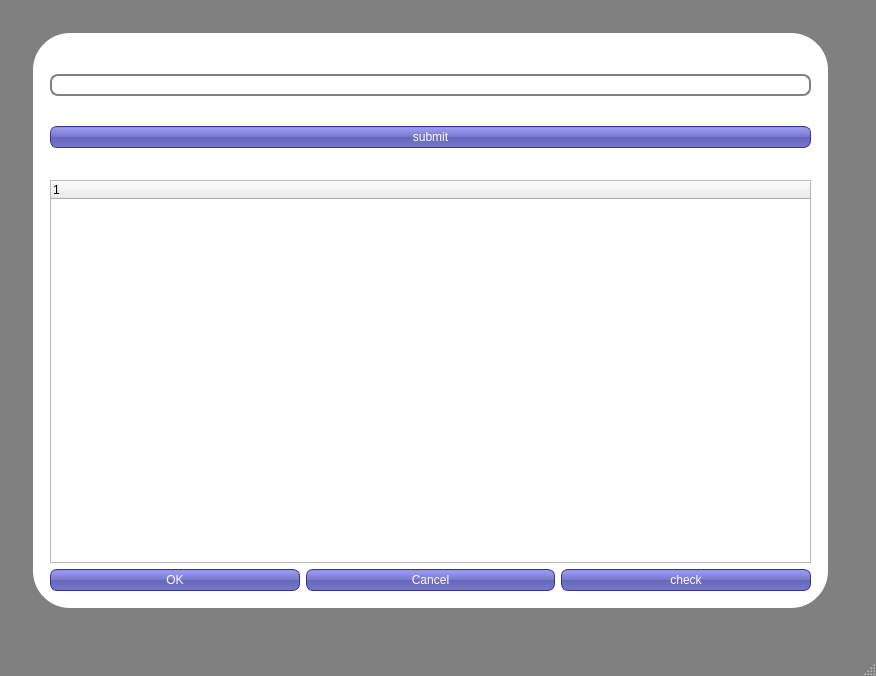
<?xml version="1.0" encoding="UTF-8"?>
<ui version="4.0">
 <class>MyLoginForm</class>
 <widget class="QMainWindow" name="MyLoginForm">
  <property name="geometry">
   <rect>
    <x>0</x>
    <y>0</y>
    <width>876</width>
    <height>676</height>
   </rect>
  </property>
  <property name="windowTitle">
   <string>MainWindow</string>
  </property>
  <property name="styleSheet">
   <string notr="true">#MyLoginForm {
background: gray;
}

#mainframe {
border: 3px solid gray;
border-radius: 40px;
background: white;
}

QLineEdit {
padding: 1px;
border-style: solid;
border: 2px solid gray;
border-radius: 8px;
}

QPushButton
{ 
color: white;
background-color: QLinearGradient( x1: 0, y1: 0, x2: 0, y2: 1, stop: 0 #88d, stop: 0.1 #99e, stop: 0.49 #77c, stop: 0.5 #66b, stop: 1 #77c);
border-width: 1px;
border-color: #339;
border-style: solid;
border-radius: 7;
padding: 3px;
}

QPushButton:pressed
{
background-color: rgb(101, 101, 101);
}

QTableWidget {
padding: 1px;
border-style: solid;
border: 2px solid gray;
border-radius: 8px;
}
</string>
  </property>
  <widget class="QWidget" name="centralwidget">
   <widget class="QFrame" name="mainframe">
    <property name="geometry">
     <rect>
      <x>30</x>
      <y>30</y>
      <width>801</width>
      <height>581</height>
     </rect>
    </property>
    <property name="frameShape">
     <enum>QFrame::StyledPanel</enum>
    </property>
    <property name="frameShadow">
     <enum>QFrame::Raised</enum>
    </property>
    <widget class="QWidget" name="gridLayoutWidget">
     <property name="geometry">
      <rect>
       <x>20</x>
       <y>150</y>
       <width>761</width>
       <height>411</height>
      </rect>
     </property>
     <layout class="QGridLayout" name="gridLayout">
      <item row="1" column="0">
       <widget class="QPushButton" name="okbtn">
        <property name="text">
         <string>OK</string>
        </property>
       </widget>
      </item>
      <item row="1" column="1">
       <widget class="QPushButton" name="cancelbtn">
        <property name="text">
         <string>Cancel</string>
        </property>
       </widget>
      </item>
      <item row="1" column="2">
       <widget class="QPushButton" name="checkbtn">
        <property name="text">
         <string>check</string>
        </property>
       </widget>
      </item>
      <item row="0" column="0" colspan="3">
       <widget class="QTreeWidget" name="dblistview">
        <column>
         <property name="text">
          <string notr="true">1</string>
         </property>
        </column>
       </widget>
      </item>
     </layout>
    </widget>
    <widget class="QWidget" name="verticalLayoutWidget">
     <property name="geometry">
      <rect>
       <x>20</x>
       <y>20</y>
       <width>761</width>
       <height>124</height>
      </rect>
     </property>
     <layout class="QVBoxLayout" name="verticalLayout">
      <item>
       <widget class="QLineEdit" name="textbox1"/>
      </item>
      <item>
       <widget class="QPushButton" name="SubmitBtn">
        <property name="styleSheet">
         <string notr="true"/>
        </property>
        <property name="text">
         <string>submit</string>
        </property>
       </widget>
      </item>
     </layout>
    </widget>
   </widget>
  </widget>
  <widget class="QMenuBar" name="menubar">
   <property name="geometry">
    <rect>
     <x>0</x>
     <y>0</y>
     <width>876</width>
     <height>26</height>
    </rect>
   </property>
  </widget>
  <widget class="QStatusBar" name="statusbar"/>
 </widget>
 <resources/>
 <connections>
  <connection>
   <sender>SubmitBtn</sender>
   <signal>clicked()</signal>
   <receiver>MyLoginForm</receiver>
   <slot>SubmitbtnEvent()</slot>
   <hints>
    <hint type="sourcelabel">
     <x>411</x>
     <y>175</y>
    </hint>
    <hint type="destinationlabel">
     <x>802</x>
     <y>151</y>
    </hint>
   </hints>
  </connection>
 </connections>
 <slots>
  <slot>SubmitbtnEvent()</slot>
 </slots>
</ui>
